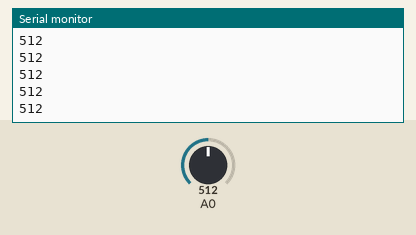
The sketch below on a simulated Arduino Uno, built with avr-gcc and run on an emulated ATmega328P. Shown: the last lines printed to the serial monitor. The inputs (shaded band) are chosen by the test bench; at power-on: A0 = 512.

Above: at 1.2 s.
1.3 s: A0 set to 716
At 1.31 s:
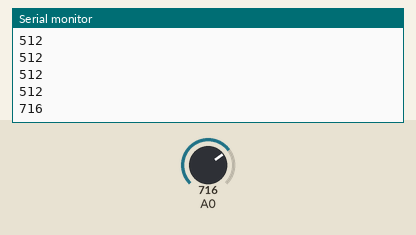
2.8 s: A0 set to 900
At 2.81 s:
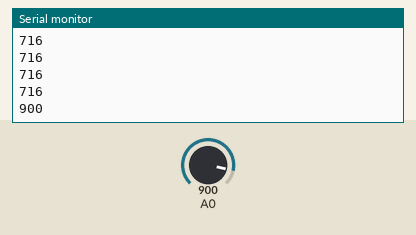
Timing chart, 0 to 5.8 s (numbered marks = the images above; inputs shaded):
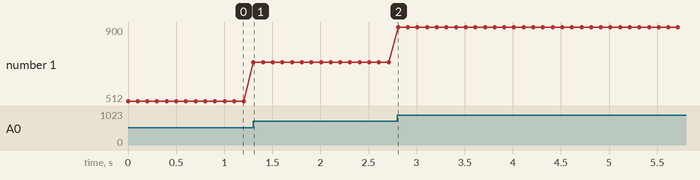

Measured:
- after the input at 1.3 s, the serial monitor: prints a new line at once (image 1)
- after the input at 2.8 s, the serial monitor: prints a new line at once (image 2)
- plotted number 1: 512 → 716 after the input at 1.3 s, 716 → 900 after the input at 2.8 s

The sketch:

Potentiometer.ino
```cpp
#include "Potentiometer.h"

Potentiometer throttle(A0);

void setup() {
  // put your setup code here, to run once:
  Serial.begin(9600);

}

void loop() {
  // put your main code here, to run repeatedly:
  Serial.println(throttle.getVoltage());
  delay(100);
}
```

Potentiometer.h
```cpp
#ifndef POTENTIOMETER
#define POTENTIOMETER

#define PWMMAX uint8_t(180)
#define PWMMIN uint8_t(0)

class Potentiometer{
public:
	Potentiometer(uint8_t pin, uint8_t minV = 0, uint8_t maxV = 1023)
	: _pin(pin), _maxV(maxV), _minV(minV){
	  pinMode(pin, INPUT_PULLUP);
	}
	uint16_t getVoltage(){
		return analogRead(_pin);
	}
	uint8_t getPwmValue(){
		return map(analogRead(_pin), _minV, _maxV, PWMMIN, PWMMAX);
	}
	uint8_t getPin(){
		return _pin;
	}
private:
	uint8_t _pin;
	uint8_t _maxV;
	uint8_t _minV;
};

#endif
```
